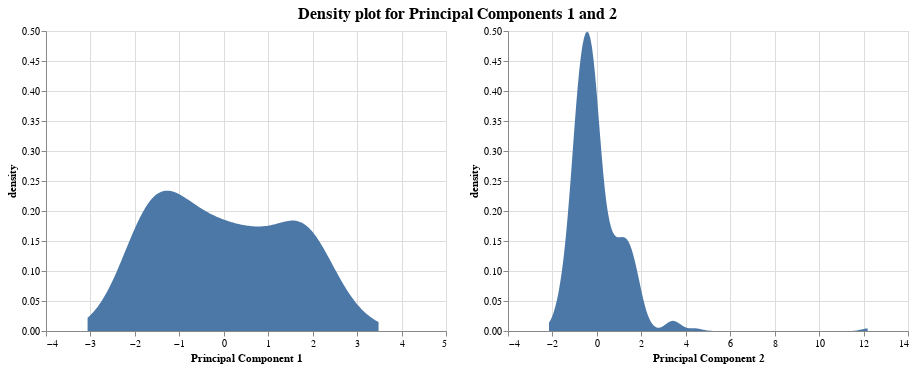

The code cell stored with this chart in its notebook:
### Markdown cell above
<font size="+2" color="grey"><b>1.2 Density plot and its variations </b></font><br><a id="1.2"></a>
<a href="#top" class="btn-xs btn-danger" role="button" aria-pressed="true" style="color:white" data-toggle="popover">Go back to the TOP</a>

From the taxanomy, plotting the density plot
- Dimension: D = 1
- Data abstraction: one numeric variable
- Encoding: position (x-axis), area
- Interaction: no interaction used here
- Layout: Juxtaposition (horizontal concatenation)

### Code cell
#Plotted using the area mark
pca1_density= alt.Chart(df_ecoli).transform_density(
    'pca1',
    as_=['pca1', 'density'],
).mark_area().encode(
    x=alt.X('pca1:Q', title="Principal Component 1", scale=alt.Scale(domain=[-4, 5])),
    y=alt.Y('density:Q', scale=alt.Scale(domain=[0.00, 0.50])),
)

pca2_density= alt.Chart(df_ecoli).transform_density(
    'pca2',
    as_=['pca2', 'density'],
).mark_area().encode(
    x=alt.X('pca2:Q', title="Principal Component 2"),
    y=alt.Y('density:Q', scale=alt.Scale(domain=[0.00, 0.50])),
)


(pca1_density | pca2_density).properties(
    title= 'Density plot for Principal Components 1 and 2'
).configure_title(
    anchor= 'middle',
    fontSize=16  
)

### Figure 1 — Vega-Lite specification as saved in the notebook (floating-point values rounded to 4 significant figures; data arrays with more than 128 entries replaced by an {"elided": "..."} marker saying what was removed)
{"config": {"view": {"continuousWidth": 400, "continuousHeight": 300}, "title": {"anchor": "middle", "fontSize": 16}}, "hconcat": [{"mark": "area", "encoding": {"x": {"type": "quantitative", "field": "pca1", "scale": {"domain": [-4, 5]}, "title": "Principal Component 1"}, "y": {"type": "quantitative", "field": "density", "scale": {"domain": [0.0, 0.5]}}}, "transform": [{"density": "pca1", "as": ["pca1", "density"]}]}, {"mark": "area", "encoding": {"x": {"type": "quantitative", "field": "pca2", "title": "Principal Component 2"}, "y": {"type": "quantitative", "field": "density", "scale": {"domain": [0.0, 0.5]}}}, "transform": [{"density": "pca2", "as": ["pca2", "density"]}]}], "data": {"name": "data-3051613e60c8643f9c648787416e25fd"}, "title": "Density plot for Principal Components 1 and 2", "$schema": "https://vega.github.io/schema/vega-lite/v4.8.1.json", "datasets": {"data-3051613e60c8643f9c648787416e25fd": {"elided": "336 records"}}}
